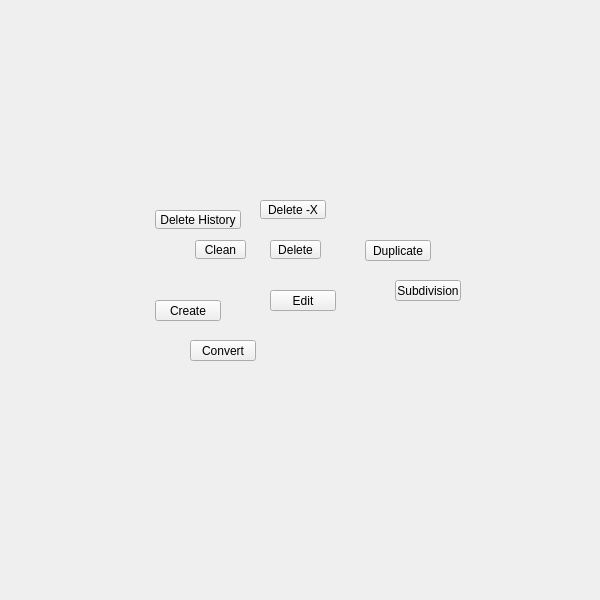
<?xml version="1.0" encoding="UTF-8"?>
<ui version="4.0">
 <class>QtUi</class>
 <widget class="QMainWindow" name="QtUi">
  <property name="enabled">
   <bool>true</bool>
  </property>
  <property name="geometry">
   <rect>
    <x>0</x>
    <y>0</y>
    <width>600</width>
    <height>600</height>
   </rect>
  </property>
  <property name="sizePolicy">
   <sizepolicy hsizetype="Ignored" vsizetype="Ignored">
    <horstretch>0</horstretch>
    <verstretch>0</verstretch>
   </sizepolicy>
  </property>
  <property name="minimumSize">
   <size>
    <width>0</width>
    <height>0</height>
   </size>
  </property>
  <property name="maximumSize">
   <size>
    <width>600</width>
    <height>600</height>
   </size>
  </property>
  <property name="cursor">
   <cursorShape>ArrowCursor</cursorShape>
  </property>
  <property name="windowTitle">
   <string>Toolkit</string>
  </property>
  <property name="whatsThis">
   <string>main</string>
  </property>
  <property name="toolButtonStyle">
   <enum>Qt::ToolButtonIconOnly</enum>
  </property>
  <property name="tabShape">
   <enum>QTabWidget::Triangular</enum>
  </property>
  <property name="dockNestingEnabled">
   <bool>true</bool>
  </property>
  <property name="dockOptions">
   <set>QMainWindow::AllowNestedDocks|QMainWindow::AllowTabbedDocks|QMainWindow::AnimatedDocks|QMainWindow::ForceTabbedDocks</set>
  </property>
  <widget class="QWidget" name="mainWindow">
   <property name="sizePolicy">
    <sizepolicy hsizetype="Ignored" vsizetype="Ignored">
     <horstretch>0</horstretch>
     <verstretch>0</verstretch>
    </sizepolicy>
   </property>
   <widget class="QPushButton" name="i025">
    <property name="geometry">
     <rect>
      <x>365</x>
      <y>240</y>
      <width>66</width>
      <height>21</height>
     </rect>
    </property>
    <property name="minimumSize">
     <size>
      <width>0</width>
      <height>21</height>
     </size>
    </property>
    <property name="maximumSize">
     <size>
      <width>16777215</width>
      <height>21</height>
     </size>
    </property>
    <property name="whatsThis">
     <string>duplicate</string>
    </property>
    <property name="text">
     <string>Duplicate</string>
    </property>
   </widget>
   <widget class="QPushButton" name="i004">
    <property name="geometry">
     <rect>
      <x>395</x>
      <y>280</y>
      <width>66</width>
      <height>21</height>
     </rect>
    </property>
    <property name="minimumSize">
     <size>
      <width>0</width>
      <height>21</height>
     </size>
    </property>
    <property name="maximumSize">
     <size>
      <width>16777215</width>
      <height>21</height>
     </size>
    </property>
    <property name="whatsThis">
     <string>subdivision</string>
    </property>
    <property name="text">
     <string>Subdivision</string>
    </property>
   </widget>
   <widget class="QPushButton" name="i006">
    <property name="geometry">
     <rect>
      <x>155</x>
      <y>300</y>
      <width>66</width>
      <height>21</height>
     </rect>
    </property>
    <property name="minimumSize">
     <size>
      <width>0</width>
      <height>21</height>
     </size>
    </property>
    <property name="maximumSize">
     <size>
      <width>16777215</width>
      <height>21</height>
     </size>
    </property>
    <property name="whatsThis">
     <string>create</string>
    </property>
    <property name="text">
     <string>Create</string>
    </property>
   </widget>
   <widget class="QPushButton" name="i002">
    <property name="geometry">
     <rect>
      <x>190</x>
      <y>340</y>
      <width>66</width>
      <height>21</height>
     </rect>
    </property>
    <property name="minimumSize">
     <size>
      <width>0</width>
      <height>21</height>
     </size>
    </property>
    <property name="maximumSize">
     <size>
      <width>66</width>
      <height>21</height>
     </size>
    </property>
    <property name="whatsThis">
     <string>convert</string>
    </property>
    <property name="text">
     <string>Convert</string>
    </property>
   </widget>
   <widget class="QPushButton" name="i007">
    <property name="geometry">
     <rect>
      <x>270</x>
      <y>290</y>
      <width>66</width>
      <height>21</height>
     </rect>
    </property>
    <property name="minimumSize">
     <size>
      <width>0</width>
      <height>21</height>
     </size>
    </property>
    <property name="maximumSize">
     <size>
      <width>16777215</width>
      <height>21</height>
     </size>
    </property>
    <property name="whatsThis">
     <string>edit</string>
    </property>
    <property name="text">
     <string>Edit</string>
    </property>
   </widget>
   <widget class="ToolButton" name="tb001">
    <property name="geometry">
     <rect>
      <x>155</x>
      <y>210</y>
      <width>86</width>
      <height>19</height>
     </rect>
    </property>
    <property name="maximumSize">
     <size>
      <width>111</width>
      <height>19</height>
     </size>
    </property>
    <property name="toolTip">
     <string>Delete construction history</string>
    </property>
    <property name="text">
     <string>Delete History</string>
    </property>
    <property name="iconSize">
     <size>
      <width>18</width>
      <height>18</height>
     </size>
    </property>
   </widget>
   <widget class="ToolButton" name="tb000">
    <property name="geometry">
     <rect>
      <x>195</x>
      <y>240</y>
      <width>51</width>
      <height>19</height>
     </rect>
    </property>
    <property name="maximumSize">
     <size>
      <width>111</width>
      <height>19</height>
     </size>
    </property>
    <property name="toolTip">
     <string>Mesh Cleanup: find topological errors.</string>
    </property>
    <property name="text">
     <string>Clean</string>
    </property>
    <property name="iconSize">
     <size>
      <width>18</width>
      <height>18</height>
     </size>
    </property>
   </widget>
   <widget class="ToolButton" name="tb002">
    <property name="geometry">
     <rect>
      <x>270</x>
      <y>240</y>
      <width>51</width>
      <height>19</height>
     </rect>
    </property>
    <property name="maximumSize">
     <size>
      <width>111</width>
      <height>19</height>
     </size>
    </property>
    <property name="toolTip">
     <string>Delete Component or if object selected, along axis</string>
    </property>
    <property name="layoutDirection">
     <enum>Qt::LeftToRight</enum>
    </property>
    <property name="text">
     <string>Delete</string>
    </property>
    <property name="iconSize">
     <size>
      <width>18</width>
      <height>18</height>
     </size>
    </property>
   </widget>
   <widget class="ToolButton" name="tb003">
    <property name="geometry">
     <rect>
      <x>260</x>
      <y>200</y>
      <width>66</width>
      <height>19</height>
     </rect>
    </property>
    <property name="minimumSize">
     <size>
      <width>0</width>
      <height>19</height>
     </size>
    </property>
    <property name="maximumSize">
     <size>
      <width>111</width>
      <height>19</height>
     </size>
    </property>
    <property name="toolTip">
     <string>Delete Component or if object selected, along axis</string>
    </property>
    <property name="layoutDirection">
     <enum>Qt::LeftToRight</enum>
    </property>
    <property name="text">
     <string>Delete -X</string>
    </property>
    <property name="iconSize">
     <size>
      <width>18</width>
      <height>18</height>
     </size>
    </property>
   </widget>
  </widget>
 </widget>
 <customwidgets>
  <customwidget>
   <class>ToolButton</class>
   <extends>QToolButton</extends>
   <header>widgets.toolbutton.h</header>
  </customwidget>
 </customwidgets>
 <resources/>
 <connections/>
 <designerdata>
  <property name="gridDeltaX">
   <number>5</number>
  </property>
  <property name="gridDeltaY">
   <number>10</number>
  </property>
  <property name="gridSnapX">
   <bool>true</bool>
  </property>
  <property name="gridSnapY">
   <bool>true</bool>
  </property>
  <property name="gridVisible">
   <bool>true</bool>
  </property>
 </designerdata>
</ui>
